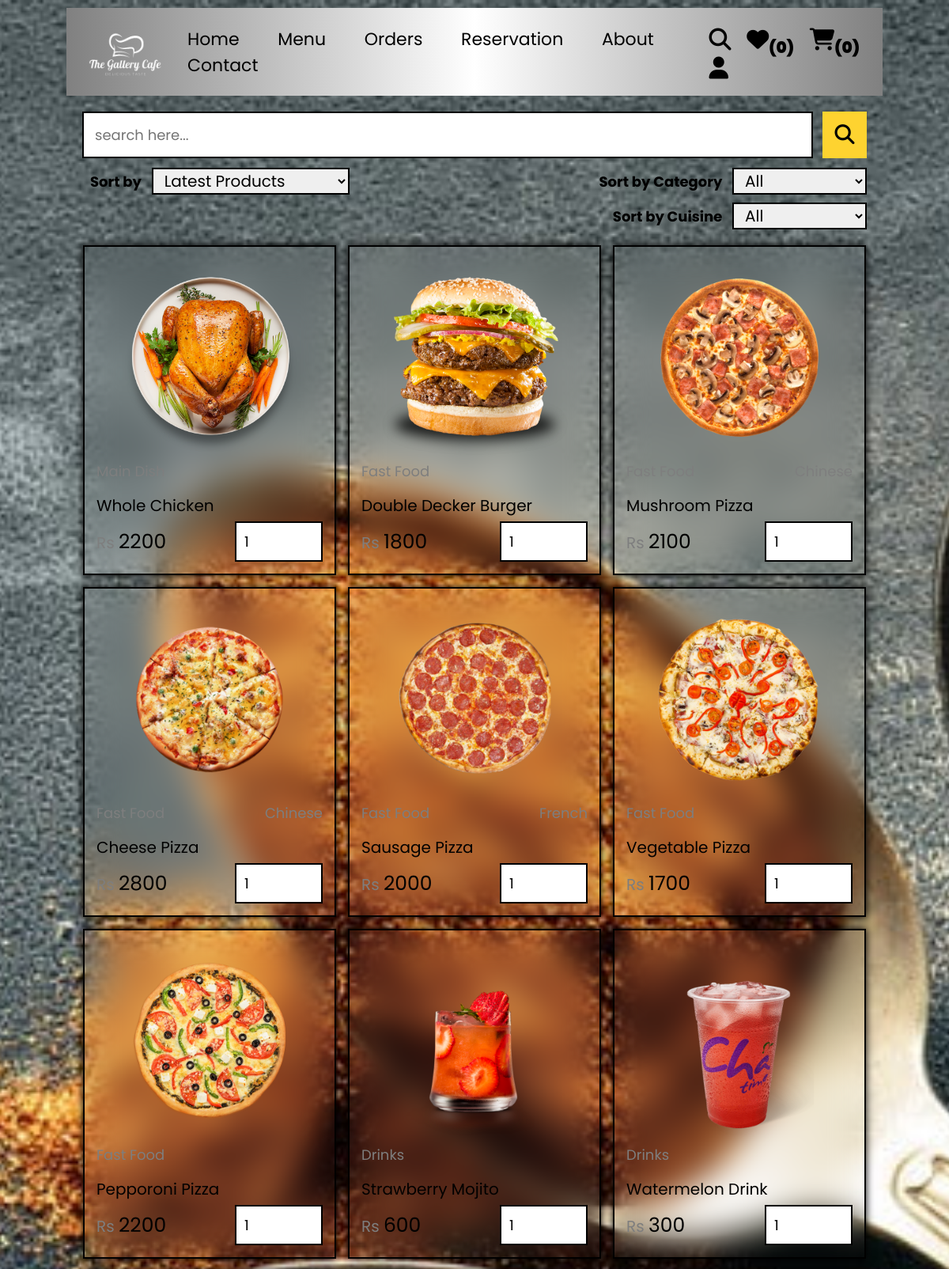
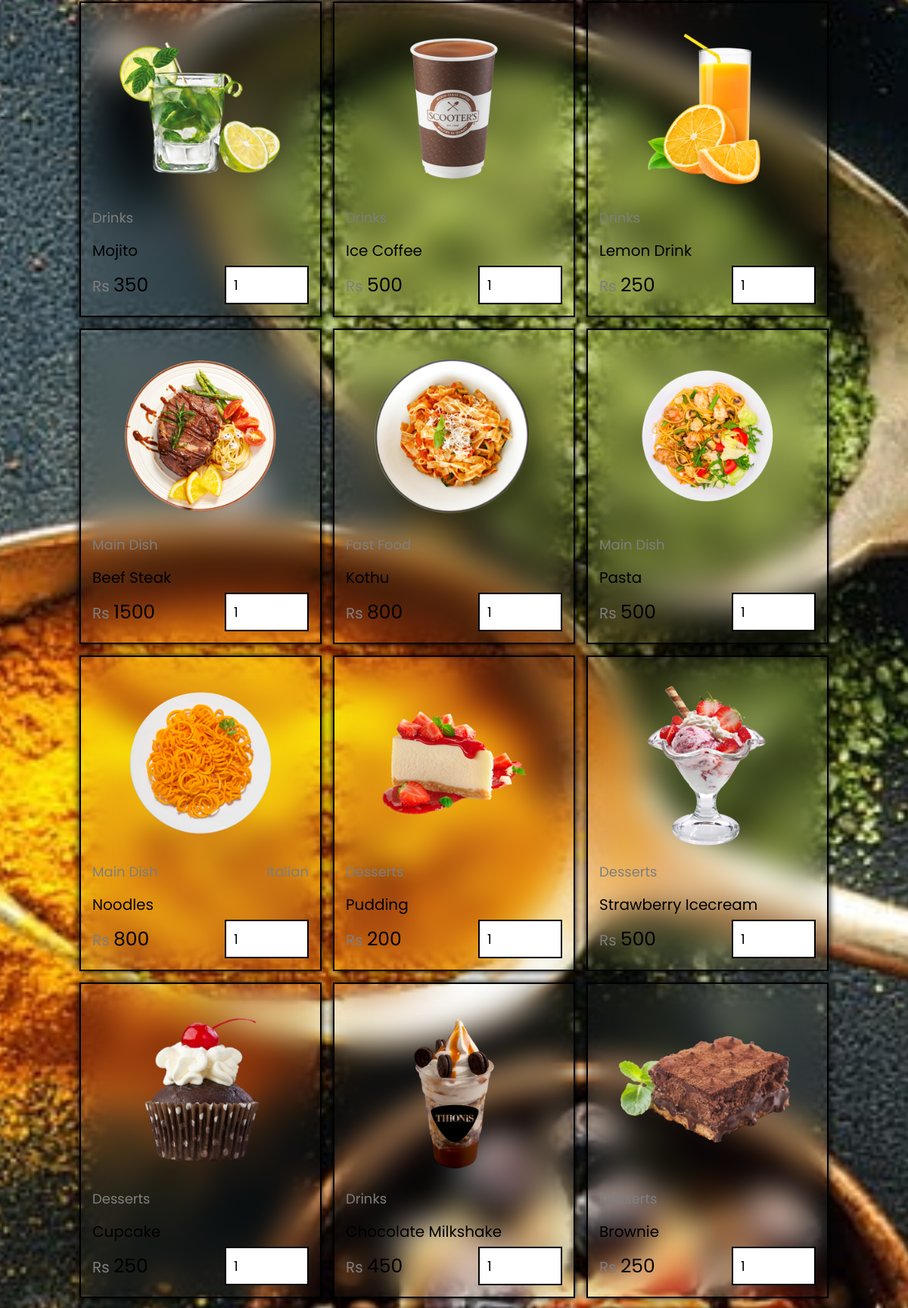
The page /customer/search.php (upper part) on the database its author committed (2 pictures, top to bottom).
### tables this page shows
CREATE TABLE `products` (
  `id` int(11) NOT NULL,
  `cuisine` varchar(50) NOT NULL,
  `category` varchar(50) NOT NULL,
  `name` varchar(50) NOT NULL,
  `price` int(11) NOT NULL,
  `image` varchar(50) NOT NULL,
  `hero_slider` tinyint(1) NOT NULL
);

### customer/search.php (the view, shortened to what this page needs)
<?php
    $selected_category = isset($_SESSION['selected_category']) ? $_SESSION['selected_category'] : '';
    $selected_cuisine = isset($_SESSION['selected_cuisine']) ? $_SESSION['selected_cuisine'] : '';
    $selected_sort = isset($_SESSION['selected_sort']) ? $_SESSION['selected_sort'] : 'latest';
?>
<!DOCTYPE html>
<html lang="en">
<head>
    <link rel="stylesheet" href="../CSS/customer_style.css">
</head>
<body>
    <?php include("../components/user_header.php"); ?>
    <section class="search-form">
        <form action="<?php htmlspecialchars($_SERVER["PHP_SELF"]) ?>" method="post">
            <div class="search-box">
                <input type="text" name="search-box" placeholder="search here..." value="<?= isset($_POST['search-box']) ? htmlspecialchars($_POST['search-box']) : '' ?>" class="box">
                <button type="submit" name="search-btn" class="fas fa-search"></button>
            </div>
            <div class="sorting">
                <div class="sort">
                    <label>Sort by</label>
                    <select name="sort">
                        <option value="latest" <?= ($selected_sort == 'latest') ? 'selected' : ''; ?> id="sort">Latest products</option>
                    </select>
                </div>
                <div class="category-cuisine">
                    <div class="category">
                        <label>Sort by Category</label>
                        <select name="category">
                            <option <?= (empty($selected_category)) ? 'selected' : ''; ?> value="">all</option>
                        </select>
                    </div>
                    <div class="cuisine">
                        <label>Sort by Cuisine</label>
                        <select name="cuisine">
                            <option <?= (empty($selected_cuisine)) ? 'selected' : ''; ?> value="">all</option>
                        </select>
                    </div>
                </div>
            </div>
        </form>
    </section>
    <section class="products" style="min-height:100vh; padding-top:0;">
        <div class="box-container">
            <?php
                if(isset($_POST["search-btn"]) || isset($_POST["search-box"])) {
                    $search_box = $_POST["search-box"];
                    $query = ("SELECT * FROM products WHERE name LIKE '%{$search_box}%'");
                    $category = '';
                    $cuisine = '';
                    if(isset($_POST['category']) && !empty($_POST['category'])) {
                        $category = $_POST['category'];
                        $query .= " AND category = '$category'";
                    }
                    if(isset($_POST['cuisine']) && !empty($_POST['cuisine'])) {
                        $cuisine = $_POST['cuisine'];
                        $query .= " AND cuisine = '$cuisine'";
                    }
                    if(isset($_POST['sort'])) {
                        if($_POST['sort'] == 'low_to_high') {
                            $query .= ' ORDER BY price ASC';
                        }else if($_POST['sort'] == 'high_to_low') {
                            $query .= ' ORDER BY price DESC';
                        }else {
                            $query .= ' ORDER BY id DESC';
                        }
                    }
                }else {
                    $query = ('SELECT * FROM products ORDER BY id DESC');
                }
                    $select_products = $conn->prepare($query);
                    $select_products->execute();
                    if($select_products->rowCount() > 0) {
                        while($fetch_products = $select_products->fetch(pdo::FETCH_ASSOC)) {
            ?>
                            <form action="" method="POST" class="box">
                            <img src="../uploaded images/<?= $fetch_products['image']; ?>" alt="">
                            <div class="cuisine-category">
                                <a href="category.php?category=<?= $fetch_products['category']; ?>" class="cat"
                                ><?= $fetch_products['category']; ?></a>
                                <a href="cuisine.php?cuisine=<?= $fetch_products['cuisine']; ?>" class="cuisine"
                                ><?= $fetch_products['cuisine']; ?></a>
                            </div>
                            <div class="name"><?= $fetch_products['name']; ?></div>
                            <div class="flex">
                                <div class="price"><span>Rs </span><?= $fetch_products['price']; ?></div>
                                <input type="number" name="qty" class="qty" min="1" max="99"
                                value="1" maxlength="2" onkeypress="if(this.value.length == 2) return false;">
                            </div>
                            </form>
            <?php
                        }
                    }else {
                        echo '<div class="empty">No products available for your search!</div>';
                    }
            ?>
        </div>
    </section>
</body>
</html>
<?php include("../components/footer.php"); ?>

### CSS/customer_style.css (style rules this page uses)
:root { --yellow: #fed330; --red: #e74c3c; --light-color: #7e7e7e; --border: 2px solid #000; --light: #ededed; --light-black: #0f0f0f; }
* { font-family: 'poppins', sans-serif; margin: 0; padding: 0; box-sizing: border-box; outline: none; border: none; text-decoration: none; }
html { font-size: 62.5%; overflow-x: hidden; scroll-behavior: smooth; stop-opacity: 7rem; scroll-padding-top: 7rem; }
section { margin: 0 auto; max-width: 1300px; padding: 2rem; }
.products .box-container { display: grid; grid-template-columns: repeat(auto-fit, 32rem); justify-content: center; align-items: flex-start; gap: 1.5rem; }
.products .box-container .box { padding: 1.5rem; border: var(--border); position: relative; overflow: hidden; background: transparent; backdrop-filter: blur(20px); box-shadow: 0 0 10px black; }
.products .box-container .box img { height: 25rem; width: 100%; object-fit: contain; }
.products .box-container .box .cuisine-category { display: flex; align-items: center; justify-content: space-between; }
.products .box-container .box .cuisine { font-size: 1.8rem; color: var(--light-color); text-transform: capitalize; }
.products .box-container .box .cat { font-size: 1.8rem; color: var(--light-color); text-transform: capitalize; }
.products .box-container .box .name { font-size: 2rem; text-transform: capitalize; color: #000; margin: 1.5rem 0 .5rem 0; }
.products .box-container .box .flex { display: flex; align-items: center; gap: 1rem; margin-top: .5rem; }
.products .box-container .box .flex .price { margin-right: auto; font-size: 2.5rem; color: #000; }
.products .box-container .box .flex .price span { color: var(--light-color); font-size: 2rem; }
.products .box-container .box .flex .qty { padding: 1rem; border: var(--border); font-size: 1.8rem; color: #000; }
.search-form form { display: flex; flex-direction: column; gap: 1.2rem; }
.search-form .sorting { display: flex; justify-content: space-between; }
.search-form .category-cuisine { display: flex; flex-direction: column; align-items: flex-end; gap: 1rem; }
.search-form .category-cuisine .category select, .search-form .category-cuisine .cuisine select, .search-form .sort select { border: var(--border); font-size: 2rem; padding: 0 1rem; text-transform: capitalize; }
.search-form .sort select { width: 25rem; }
.search-form .category-cuisine .category select, .search-form .category-cuisine .cuisine select { width: 17rem; }
.search-form .category-cuisine .category label, .search-form .category-cuisine .cuisine label, .search-form .sort label { font-weight: bold ; font-size: 1.8rem; padding: .3rem 1rem; }
.search-form .search-box { display: flex; gap: 1.2rem; }
.search-form .search-box .box { width: 100%; border: var(--border); padding: 1.4rem; font-size: 1.8rem; color: #000; }
.search-form .search-box .fa-search { width: 6rem; background-color: var(--yellow); color: #000; font-size: 2.5rem; }

### customer/search.php (style rules this page uses)
body { background: url('../images/bg2.jpg'); padding: 1rem 7%; background-position: center; background-size: cover; background-repeat: no-repeat; }

### rows shown on the page
products: image (picture), category "Main Dish", name "Whole Chicken", price "2200"
products: image (picture), category "Fast Food", name "Double Decker Burger", price "1800"
products: image (picture), name "Mushroom Pizza", price "2100"
products: image (picture), category "Fast Food", cuisine "Chinese", name "Cheese Pizza", price "2800"
products: image (picture), category "Fast Food", cuisine "French", name "Sausage Pizza", price "2000"
products: image (picture), category "Fast Food", name "Vegetable Pizza", price "1700"
products: image (picture), category "Fast Food", name "Pepporoni Pizza", price "2200"
products: image (picture), category "Drinks", name "Strawberry Mojito", price "600"
products: image (picture), category "Drinks", name "Watermelon Drink", price "300"
products: image (picture), category "Drinks", name "Mojito", price "350"
products: image (picture), category "Drinks", name "Ice Coffee", price "500"
products: image (picture), category "Drinks", name "Lemon Drink", price "250"
products: image (picture), category "Main Dish", name "Beef Steak", price "1500"
products: image (picture), category "Fast Food", name "Kothu", price "800"
products: image (picture), category "Main Dish", name "Pasta", price "500"
products: image (picture), category "Main Dish", cuisine "Italian", name "Noodles", price "800"
products: image (picture), category "Desserts", name "Pudding", price "200"
products: image (picture), category "Desserts", name "Strawberry Icecream", price "500"
products: image (picture), category "Desserts", name "Cupcake", price "250"
products: image (picture), category "Drinks", name "Chocolate Milkshake", price "450"
products: image (picture), category "Desserts", name "Brownie", price "250"

### other values the page prints
$total_user_wishlist_items "0"
count($_SESSION["cart"]) "0"
